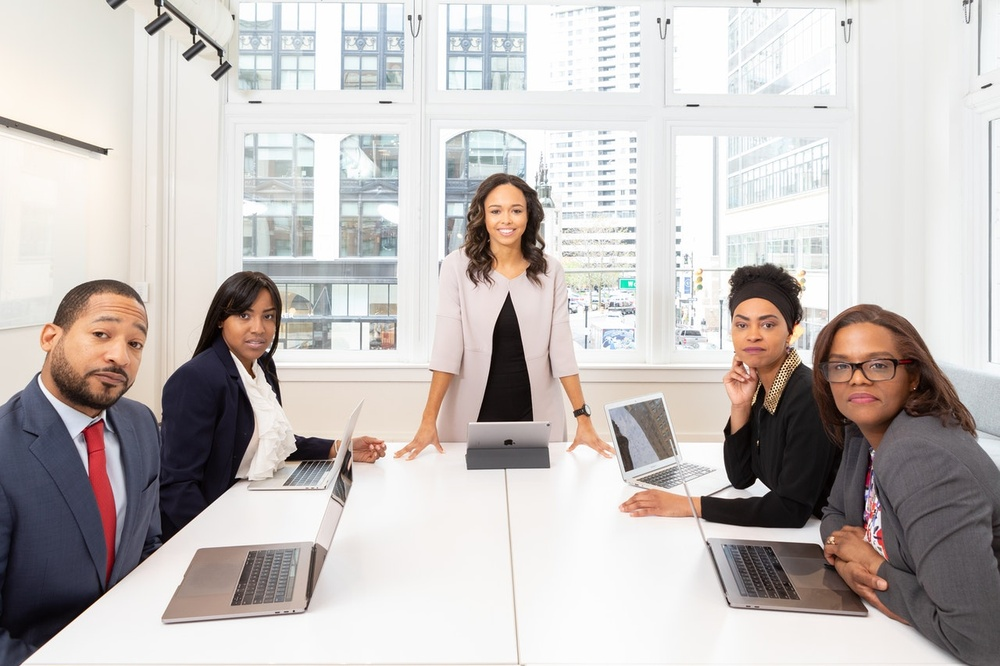
#> input picture about.jpg, 1000 x 666 px, shrunk from 1280 x 853 before the run, found by its file name
$ python 'black and white image.py'
#> lines starting #> are read from the running program, lines starting #| are printed output that depends on the picture
import cv2
import numpy as np


image_path = r'C:\Users\alway\Desktop\Black and White Image\about.jpg'


image = cv2.imread(image_path)
#> image is the input picture: shape (666, 1000, 3); mean B, G, R 188.8, 190.8, 196.6

if image is None:
    print("Error: Unable to open image file.")
else:

    gray = cv2.cvtColor(image, cv2.COLOR_BGR2GRAY)
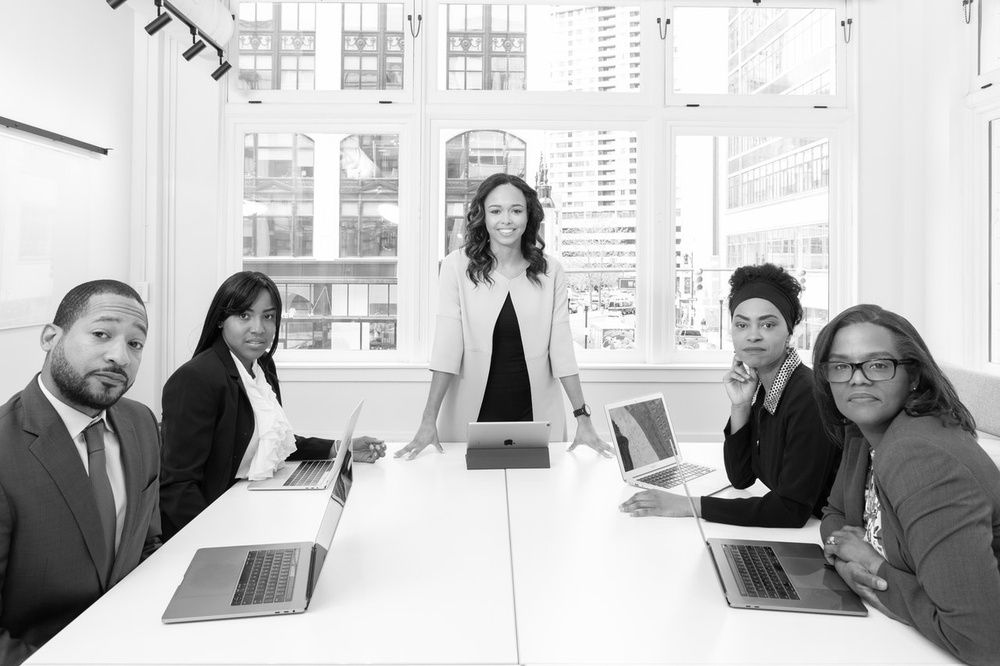
#> gray: shape (666, 1000); min 1, max 255, mean 192.3
    equalized = cv2.equalizeHist(gray)
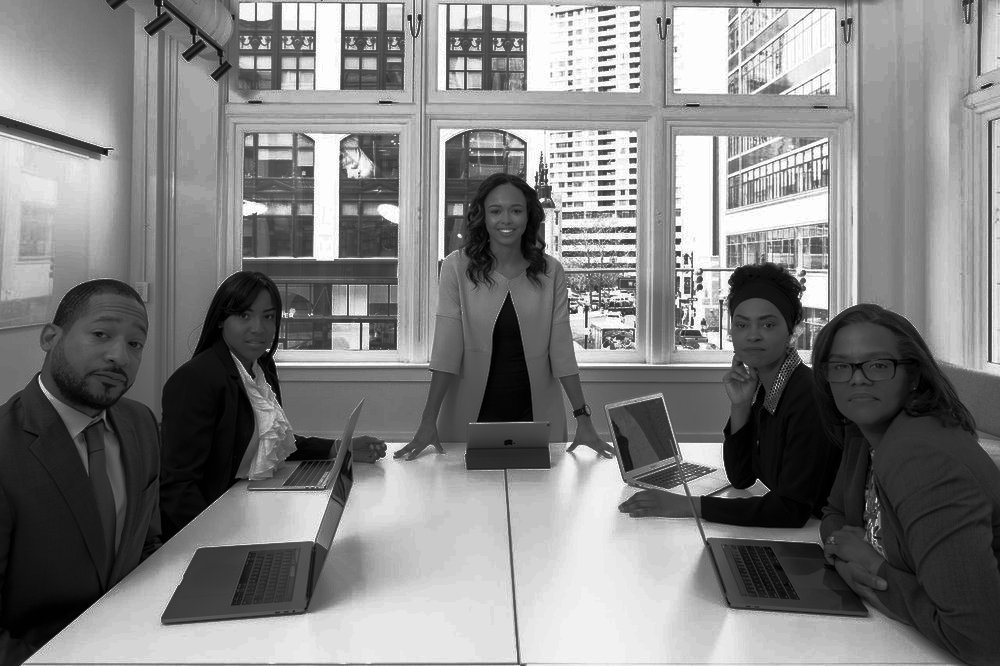
#> equalized: shape (666, 1000); min 0, max 255, mean 129.2

    equalized_color = cv2.cvtColor(equalized, cv2.COLOR_GRAY2BGR)

    kernel = np.array([[0, -1, 0],
                       [-1, 5, -1],
                       [0, -1, 0]])
    sharpened = cv2.filter2D(equalized_color, -1, kernel)
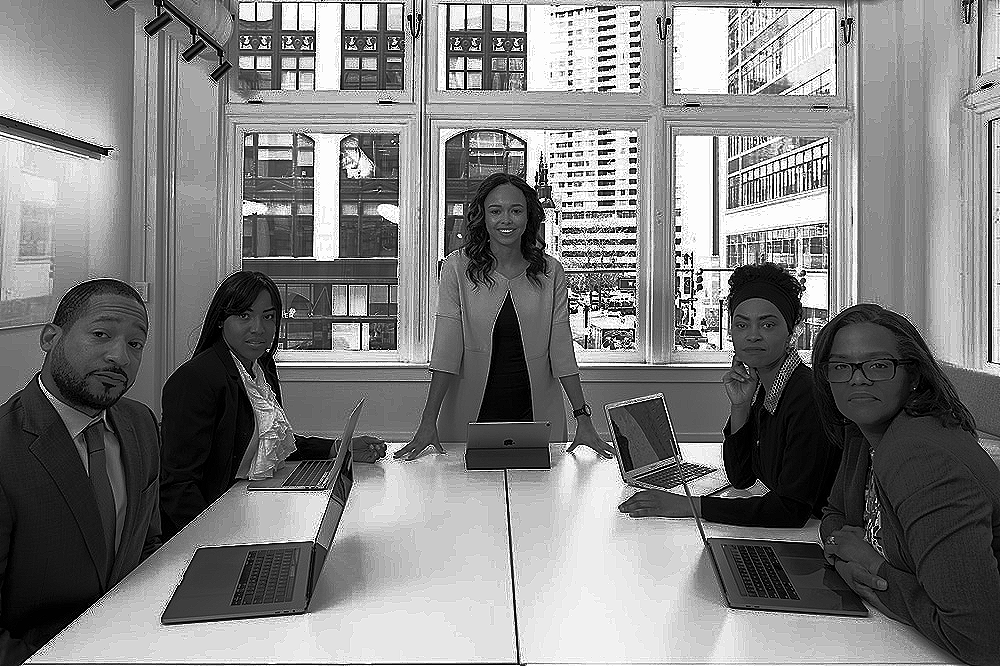
#> sharpened: shape (666, 1000, 3); min 0, max 255, mean 126.5

    denoised = cv2.bilateralFilter(sharpened, 9, 75, 75)

    cv2.imshow("Original Image", image)
    cv2.imshow("Gray Image", gray)
    cv2.imshow("Equalized Image", equalized)
    cv2.imshow("Sharpened Image", sharpened)
    cv2.imshow("Denoised Image", denoised)

    cv2.imwrite(r'C:\Users\alway\Desktop\Black and White Image\gray_image.jpg', gray)
    cv2.imwrite(r'C:\Users\alway\Desktop\Black and White Image\equalized_image.jpg',
                equalized)
    cv2.imwrite(r'C:\Users\alway\Desktop\Black and White Image\sharpened_image.jpg',
                sharpened)
    cv2.imwrite(r'C:\Users\alway\Desktop\Black and White Image\denoised_image.jpg', denoised)

    print("Processed images saved successfully.")

    cv2.waitKey(0)
    cv2.destroyAllWindows()
